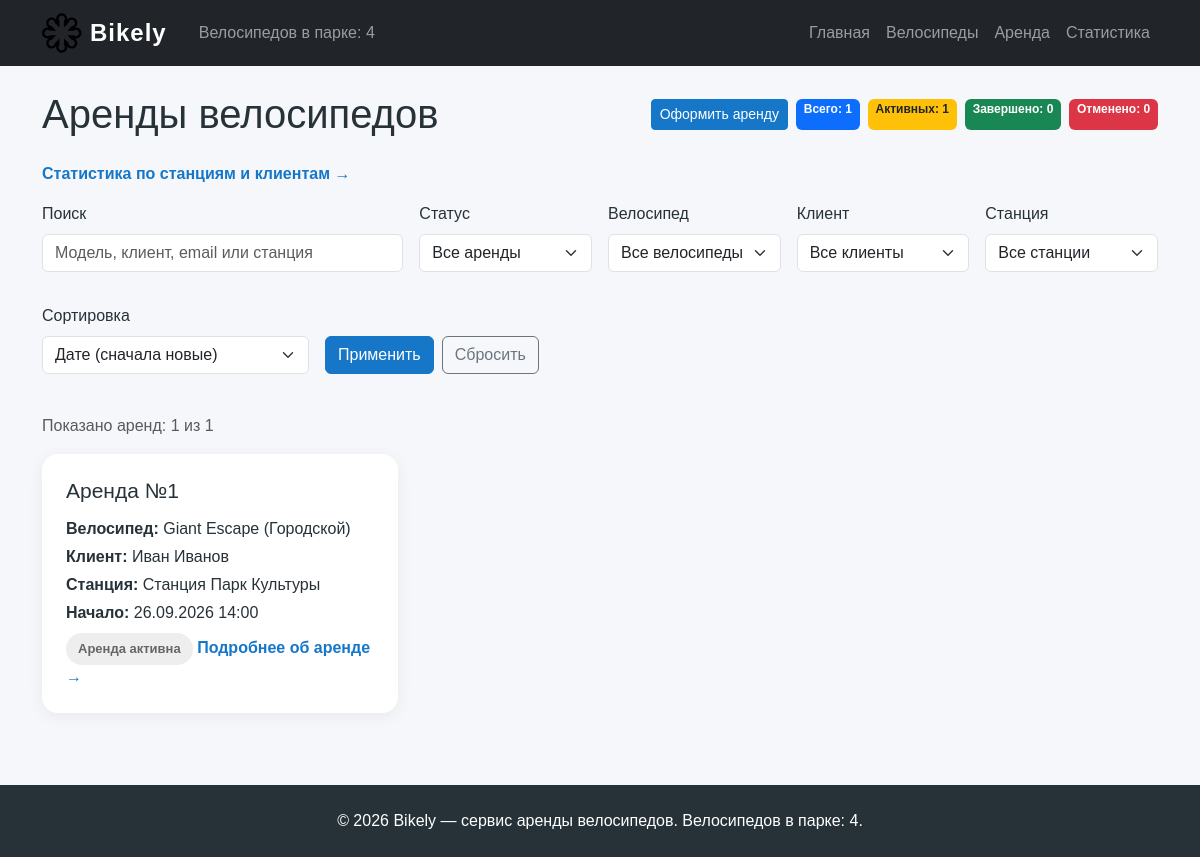
The page /rentals/ on the database its author committed.
### web_rentals/models.py (models this page shows, shortened)
class Rental(models.Model):
    class Status(models.TextChoices):
        ACTIVE = "active", "Активна"
        COMPLETED = "completed", "Завершена"
        CANCELLED = "cancelled", "Отменена"
    bike = models.ForeignKey(
        Bike,
        on_delete=models.PROTECT,
        related_name="rentals",
        verbose_name="Велосипед",
        help_text="Выданный клиенту велосипед.",
    )
    user = models.ForeignKey(
        User,
        on_delete=models.PROTECT,
        related_name="rentals",
        verbose_name="Клиент",
        help_text="Клиент, оформивший аренду.",
    )
    station = models.ForeignKey(
        Station,
        on_delete=models.PROTECT,
        related_name="rentals",
        verbose_name="Станция",
        help_text="Станция выдачи велосипеда.",
    )
    start_time = models.DateTimeField(
        default=timezone.now,
        verbose_name="Время начала",
        help_text="Дата и время выдачи велосипеда клиенту.",
    )
    status = models.CharField(
        max_length=20,
        choices=Status.choices,
        default=Status.ACTIVE,
        db_index=True,
        verbose_name="Статус аренды",
        help_text=(
            "Активная аренда блокирует велосипед, "
            "завершённая и отменённая — нет."
        ),
    )
    objects = RentalQuerySet.as_manager()
    class Meta:
        ordering = ["-start_time", "pk"]
        verbose_name = "Аренда"
        verbose_name_plural = "Аренды"
        indexes = [
            models.Index(
                fields=["status", "-start_time"],
                name="rental_status_start_idx",
            ),
        ]

class User(models.Model):
    name = models.CharField(
        max_length=200,
        verbose_name="Имя клиента",
        help_text="Фамилия и имя клиента для обращений и отчётов.",
    )
    email = models.EmailField(
        unique=True,
        verbose_name="Электронная почта",
        help_text="Адрес уникален: по нему клиент находится в базе.",
    )
    objects = UserQuerySet.as_manager()
    def __str__(self):
        return self.name
    class Meta:
        ordering = ["name"]
        verbose_name = "Клиент"
        verbose_name_plural = "Клиенты"

### web_bikes/models.py (models this page shows, shortened)
class Bike(models.Model):
    class Type(models.TextChoices):
        MOUNTAIN = "Mountain", "Горный"
        TOURING = "Touring", "Туристический"
        URBAN = "Urban", "Городской"
        CHILD = "Child", "Детский"
    model = models.CharField(
        max_length=200,
        verbose_name="Модель",
        help_text="Например: «Format 1411».",
    )
    type = models.CharField(
        max_length=50,
        choices=Type.choices,
        verbose_name="Тип",
        help_text="Тип определяет назначение велосипеда.",
    )
    is_available = models.BooleanField(
        default=True,
        verbose_name="Доступен для аренды",
        help_text="Снимите флажок, когда велосипед выдан клиенту.",
    )
    image = models.FileField(
        upload_to="bikes/",
        blank=True,
        validators=[validate_bike_image],
        verbose_name="Изображение",
        help_text=(
            "Фотография велосипеда в формате JPEG, PNG или WebP "
            "размером до 5 МБ."
        ),
    )
    slug = models.SlugField(
        max_length=255,
        unique=True,
        editable=False,
        verbose_name="URL-идентификатор",
    )
    objects = BikeQuerySet.as_manager()
    def __str__(self):
        return f"{self.model} ({self.get_type_display()})"
    class Meta:
        ordering = ["model"]
        verbose_name = "Велосипед"
        verbose_name_plural = "Велосипеды"

class Station(models.Model):
    name = models.CharField(
        max_length=200,
        verbose_name="Название станции",
        help_text="Например: «Станция Парк Культуры».",
    )
    capacity = models.PositiveIntegerField(
        verbose_name="Вместимость",
        help_text=(
            f"Количество велосипедов, которое вмещает станция. "
            f"Станции от {LARGE_STATION_CAPACITY} мест считаются крупными."
        ),
        validators=[MinValueValidator(1)],
    )
    is_large = models.GeneratedField(
        expression=Case(
            When(
                capacity__gte=LARGE_STATION_CAPACITY,
                then=Value(True),
            ),
            default=Value(False),
        ),
        output_field=models.BooleanField(),
        db_persist=True,
        verbose_name="Крупная станция",
    )
    objects = StationQuerySet.as_manager()
    def __str__(self):
        return self.name
    class Meta:
        ordering = ["name"]
        verbose_name = "Станция"
        verbose_name_plural = "Станции"

### web_rentals/views.py (the view, shortened to what this page needs)
# urls.py: path("", views.rentals_list_view, name="list"),
def rentals_list_view(request):
    form = RentalFilterForm(request.GET or None)
    if form.is_bound and form.is_valid():
        status = form.cleaned_data["status"] or "all"
        search = form.cleaned_data["search"].strip()
        selected_bike_obj = form.cleaned_data["bike"]
        selected_user_obj = form.cleaned_data["user"]
        selected_station_obj = form.cleaned_data["station"]
        sort = form.cleaned_data["sort"] or DEFAULT_SORT
    else:
        status = "all"
        search = ""
        selected_bike_obj = None
        selected_user_obj = None
        selected_station_obj = None
        sort = DEFAULT_SORT
    selected_bike = selected_bike_obj.pk if selected_bike_obj else None
    selected_user = selected_user_obj.pk if selected_user_obj else None
    selected_station = (
        selected_station_obj.pk if selected_station_obj else None
    )
    rentals = Rental.objects.with_related()
    if status == "active":
        rentals = rentals.active()
    elif status == "completed":
        rentals = rentals.completed()
    elif status == "cancelled":
        rentals = rentals.cancelled()
    else:
        status = "all"
    if selected_bike is not None:
        rentals = rentals.filter(bike_id=selected_bike)
    if selected_user is not None:
        rentals = rentals.filter(user_id=selected_user)
    if selected_station is not None:
        rentals = rentals.filter(station_id=selected_station)
    if sort not in SORT_FIELDS:
        sort = DEFAULT_SORT
    rentals = rentals.order_by(*SORT_FIELDS[sort])
    paginator = Paginator(rentals, PAGE_SIZE)
    page_obj = paginator.get_page(request.GET.get("page"))
    stats = Rental.objects.statistics()
    context = {
        "page_obj": page_obj,
        "rentals": page_obj.object_list,
        "stats": stats,
        "form": form,
        "status": status,
        "search": search,
        "sort": sort,
        "selected_bike": selected_bike,
        "selected_user": selected_user,
        "selected_station": selected_station,
        "bikes": Bike.objects.order_by("model"),
        "users": User.objects.order_by("name"),
        "stations": Station.objects.order_by("name"),
        "statuses": STATUS_CHOICES,
    }
    return render(request, "web_rentals/rental_list.html", context)

### web_main/context_processors.py (called while the page is built)
def bikely_context(request):
    bike_stats = Bike.objects.aggregate(
        bikes_total=Count("id"),
        bikes_available=Count("id", filter=Q(is_available=True)),
    )
    rental_stats = Rental.objects.statistics()
    return {
        "site_name": "Bikely",
        "bikes_count": bike_stats["bikes_total"],
        "bikely_stats": {
            "bikes_total": bike_stats["bikes_total"],
            "bikes_available": bike_stats["bikes_available"],
            "rentals_total": rental_stats["total"],
            "rentals_active": rental_stats["active"],
            "rentals_completed": rental_stats["completed"],
            "rentals_cancelled": rental_stats["cancelled"],
        },
    }

### web_rentals/models.py (called while the page is built)
    def with_related(self):
        return self.select_related("bike", "user", "station")

    def statistics(self):
        return self.aggregate(
            total=Count("id"),
            active=Count(
                "id",
                filter=Q(status=Rental.Status.ACTIVE),
            ),
            completed=Count(
                "id",
                filter=Q(status=Rental.Status.COMPLETED),
            ),
            cancelled=Count(
                "id",
                filter=Q(status=Rental.Status.CANCELLED),
            ),
            last_start_time=Max("start_time"),
        )

### web_rentals/templates/web_rentals/rental_list.html (shortened to what this page needs)
{% extends "base.html" %}
{% block content %}
<div class="d-flex flex-wrap justify-content-between align-items-center gap-2 mb-4">
    <h1 class="mb-0">Аренды велосипедов</h1>
    <div class="d-flex flex-wrap gap-2">
        <a class="btn btn-primary btn-sm"
           href="{% url 'web_rentals:create' %}">
            Оформить аренду
        </a>
        <span class="badge bg-primary">Всего: {{ stats.total }}</span>
        <span class="badge bg-warning text-dark">
            Активных: {{ stats.active }}
        </span>
        <span class="badge bg-success">Завершено: {{ stats.completed }}</span>
        <span class="badge bg-danger">Отменено: {{ stats.cancelled }}</span>
    </div>
</div>
<p>
    <a class="text-link" href="{% url 'web_rentals:statistics' %}">
        Статистика по станциям и клиентам →
    </a>
</p>
<form method="get" action="{% url 'web_rentals:list' %}" class="row g-3 mb-4">
    <div class="col-md-4">
        {% include "includes/form_field.html" with field=form.search %}
    </div>
    <div class="col-md-2">
        {% include "includes/form_field.html" with field=form.status %}
    </div>
    <div class="col-md-2">
        {% include "includes/form_field.html" with field=form.bike %}
    </div>
    <div class="col-md-2">
        {% include "includes/form_field.html" with field=form.user %}
    </div>
    <div class="col-md-2">
        {% include "includes/form_field.html" with field=form.station %}
    </div>
    <div class="col-md-3">
        {% include "includes/form_field.html" with field=form.sort %}
    </div>
    <div class="col-md-9 d-flex align-items-end gap-2 mb-3">
        <button class="btn btn-primary" type="submit">Применить</button>
        <a href="{% url 'web_rentals:list' %}"
           class="btn btn-outline-secondary">
            Сбросить
        </a>
    </div>
</form>
<p class="text-muted">
    Показано аренд: {{ rentals|length }} из {{ page_obj.paginator.count }}
</p>
{% if rentals %}
    <div class="row g-4">
        {% for rental in rentals %}
            <div class="col-md-6 col-lg-4">
                <article class="data-card h-100">
                    <h3>Аренда №{{ rental.id }}</h3>
                    <p class="mb-1">
                        <strong>Велосипед:</strong>
                        {{ rental.bike.model }}
                        ({{ rental.bike.get_type_display }})
                    </p>
                    <p class="mb-1">
                        <strong>Клиент:</strong>
                        {{ rental.user.name }}
                    </p>
                    <p class="mb-1">
                        <strong>Станция:</strong>
                        {{ rental.station.name }}
                    </p>
                    <p class="mb-2">
                        <strong>Начало:</strong>
                        {{ rental.start_time|date:"d.m.Y H:i" }}
                    </p>
                    {% include "web_rentals/includes/rental_status.html" with rental=rental %}
                    <a href="{% url 'web_rentals:detail' rental.id %}"
                       class="text-link">
                        Подробнее об аренде →
                    </a>
                </article>
            </div>
        {% endfor %}
    </div>
{% else %}
    <div class="alert alert-info">
        По заданным условиям аренды не найдены.
        <a href="{% url 'web_rentals:list' %}">Сбросить фильтры</a>.
    </div>
{% endif %}
{% endblock %}

### web_rentals/templates/web_rentals/includes/rental_status.html
{% if rental.status == rental.Status.ACTIVE %}
    <span class="status status-muted">
        Аренда активна
    </span>
{% elif rental.status == rental.Status.COMPLETED %}
    <span class="status status-active">
        Аренда завершена
    </span>
{% elif rental.status == rental.Status.CANCELLED %}
    <span class="status status-cancelled">
        Аренда отменена
    </span>
{% endif %}

### static/css/style.css (style rules this page uses)
body { background-color: #f5f7fa; color: #263238; font-family: Arial, sans-serif; min-height: 100vh; }
a { text-decoration: none; }
.feature-card, .data-card, .detail-card, .station-card { background: #ffffff; border-radius: 16px; padding: 24px; box-shadow: 0 4px 16px rgba(0, 0, 0, 0.06); transition: transform 0.2s ease, box-shadow 0.2s ease; }
.feature-card h3, .data-card h3, .station-card h3 { font-size: 21px; margin-bottom: 14px; }
.btn-primary, .btn-bikely { background-color: #1677c8; border-color: #1677c8; color: #ffffff; }
.status { display: inline-block; padding: 6px 12px; border-radius: 20px; font-size: 13px; font-weight: bold; }
.status-muted { background-color: #eeeeee; color: #666666; }
.text-link, .back-link { color: #1677c8; font-weight: bold; }

### rows shown on the page
Rental: id "1", bike.model "Giant Escape", bike.type "Городской", user.name "Иван Иванов", station.name "Станция Парк Культуры", start_time "26.09.2026 14:00", status "Аренда активна"

### other values the page prints
{{ site_name|default:"Bikely" }} "Bikely"
{{ bikes_count }} "4"
{{ stats.total }} "1"
{{ stats.active }} "1"
{{ stats.completed }} "0"
{{ stats.cancelled }} "0"
{{ field.label }} "Поиск Статус Велосипед Клиент Станция Сортировка"
{{ rentals|length }} "1"
{{ page_obj.paginator.count }} "1"
